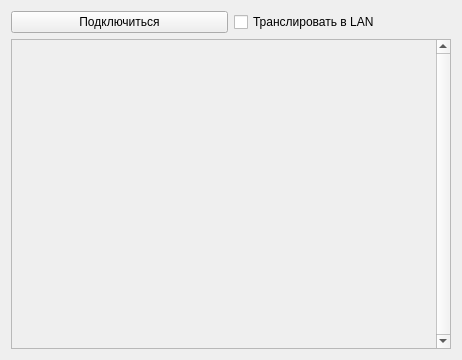
<?xml version="1.0" encoding="UTF-8"?>
<ui version="4.0">
 <class>Lan</class>
 <widget class="QWidget" name="Lan">
  <property name="geometry">
   <rect>
    <x>0</x>
    <y>0</y>
    <width>462</width>
    <height>360</height>
   </rect>
  </property>
  <property name="windowTitle">
   <string>Lan</string>
  </property>
  <layout class="QGridLayout" name="gridLayout_2">
   <item row="0" column="0">
    <layout class="QGridLayout" name="gridLayout">
     <item row="0" column="0">
      <layout class="QHBoxLayout" name="horizontalLayout">
       <item>
        <widget class="QPushButton" name="connect">
         <property name="text">
          <string>Подключиться</string>
         </property>
        </widget>
       </item>
       <item>
        <widget class="QCheckBox" name="lanBroadcast">
         <property name="text">
          <string>Транслировать в LAN</string>
         </property>
        </widget>
       </item>
      </layout>
     </item>
     <item row="1" column="0">
      <widget class="QScrollArea" name="scrollArea">
       <property name="verticalScrollBarPolicy">
        <enum>Qt::ScrollBarAlwaysOn</enum>
       </property>
       <property name="horizontalScrollBarPolicy">
        <enum>Qt::ScrollBarAsNeeded</enum>
       </property>
       <property name="widgetResizable">
        <bool>true</bool>
       </property>
       <widget class="QWidget" name="scrollAreaWidgetContents">
        <property name="geometry">
         <rect>
          <x>0</x>
          <y>0</y>
          <width>423</width>
          <height>307</height>
         </rect>
        </property>
        <layout class="QGridLayout" name="gridLayout_3">
         <property name="leftMargin">
          <number>0</number>
         </property>
         <property name="topMargin">
          <number>0</number>
         </property>
         <property name="rightMargin">
          <number>0</number>
         </property>
         <property name="bottomMargin">
          <number>0</number>
         </property>
         <item row="0" column="0">
          <layout class="QGridLayout" name="scrollLayout">
           <property name="spacing">
            <number>0</number>
           </property>
          </layout>
         </item>
        </layout>
       </widget>
      </widget>
     </item>
    </layout>
   </item>
  </layout>
 </widget>
 <layoutdefault spacing="6" margin="11"/>
 <resources/>
 <connections/>
</ui>
